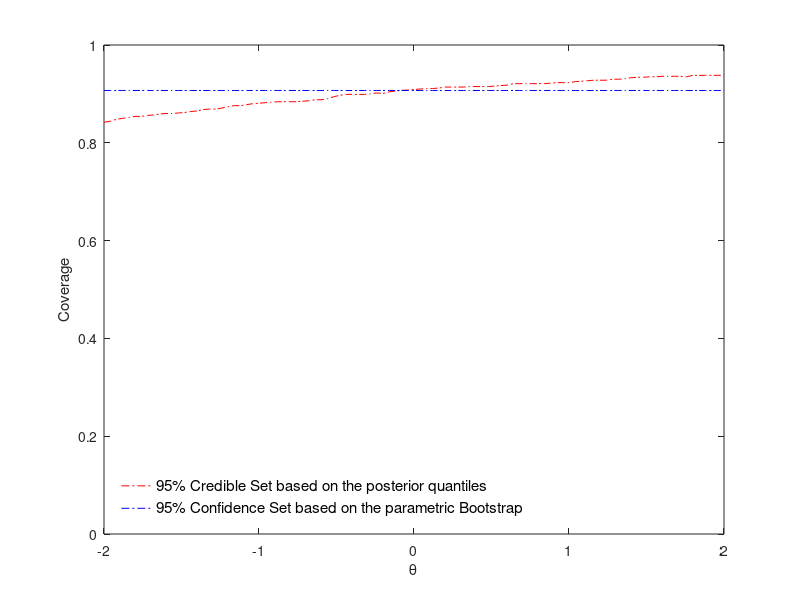

MATLAB code for this plot: (Note: this script raises an error after producing the figure.)
% ----------------------------------------------------------------------------
% Max Value Example
% ----------------------------------------------------------------------------
% Description:  This file comptutes the plots for Figures 1 and 2 in the
%   online appendix to Kitagawa, Montiel-Olea, Payne. "Posterior Distribution of
%   Non-Differential Functions". (2016).
% ----------------------------------------------------------------------------
% Authors:      Toru Kitagawa (t.kitagawa@ucl.ac.uk),
%               Jose-Luis Montiel-Olea (montiel.olea@nyu.edu), and
%               Jonathan Payne (jep459@nyu.edu)
% ----------------------------------------------------------------------------


%% ----------------------------------------------------------------------------
% 0. Set up
% ----------------------------------------------------------------------------

clear; clc;
rng('default') % Set random seed to default

% Define transformations
g=@(theta1,theta2)(max(theta1,theta2));
gprime=@(h1,h2,theta1,theta2)((theta1>theta2)*h1+(theta1<theta2)*h2+(theta1==theta2)*max(h1,h2));

% Posterior precision
lambda2=1;

% Parameters from statistical model
sigma = [1,0;0,1];

% Loop parameters
n = 100; % Sample size
nZ = 100; % Number of draws to estimate parametric bootstrap
I = 1000; % Number of samples [Set to 10000 in paper]
IZn = 1000; % Number of draws from posterior [Set to 10000 in paper]
J = 101; % Number of points in grid for theta
width = 2;

ifig = 1;

% Generate random variables for sampling from the posterior or bootstrap
Z = mvnrnd(zeros(2,1),eye(2), nZ)';

% Adjustment parameter for Hong method
delta=1/4;

% Indicator variables (to indicate which sections of the code are run)
covtheta12equal = 1;
covHong = 1;
credHong = 1;

%% ------------------------------------------------------------
% Figure 1: Coverage probabilities for:
%   \theta_1 = \theta_2
% ------------------------------------------------------------
if covtheta12equal == 1

    for nt = [100, 200, 300, 1000]
        % 1.1. Set up containers for quantiles
        cposthigh = zeros(J, I); % Container for upper quantiles of posterior
        cpostlow = zeros(J, I); % Container for lower quantiles of posterior
        cboothigh = zeros(J, I); % Container for upper quantiles of bootstrap
        cbootlow = zeros(J, I); % Container for lower quantiles of bootstrap

        % 1.2. Generate data sequence
        theta = [linspace(-width,width,J)', linspace(-width,width,J)']; % Grid for the parameter space
        sigma=[1,0;0,1];
        thetaML = zeros(2,I,J);
        Zstar = mvnrnd(zeros(2,1), sigma, I)';

        % 1.3. Calculate quantiles
        for j = 1:J
            j
            % Generate data
            thetaML(:,:,j) = bsxfun(@plus, nt^(-0.5)*Zstar, theta(j,:)');
            % Calculate quantiles for the posterior
            post = g(bsxfun(@plus,Z(1,:)/((nt+lambda2)^.5), (nt/(nt+lambda2))*reshape(thetaML(1,:,j), [I,1])),...
                bsxfun(@plus,Z(2,:)/((nt+lambda2)^.5), (nt/(nt+lambda2))*reshape(thetaML(2,:,j), [I,1])));
            cposthigh(j, :) = reshape(quantile(post, .975,2),[1,I]);
            cpostlow(j, :) = reshape(quantile(post, .0275,2),[1,I]);
            % Calculate quantiles for the bootstrap
            boot = g(bsxfun(@plus,Z(1,:)/((nt)^.5), reshape(thetaML(1,:,j), [I,1])),...
                bsxfun(@plus,Z(2,:)/((nt)^.5), reshape(thetaML(2,:,j), [I,1])));
            cboothigh(j, :) = reshape(quantile(boot, .975,2),[1,I]);
            cbootlow(j, :) = reshape(quantile(boot, .0275,2),[1,I]);
        end
        coveragepost = mean(bsxfun(@le,cpostlow,g(theta(:,1),theta(:,2))).*...
            bsxfun(@le,g(theta(:,1),theta(:,2)),cposthigh),2);
        coverageboot = mean(bsxfun(@le,cbootlow,g(theta(:,1),theta(:,2))).*...
            bsxfun(@le,g(theta(:,1),theta(:,2)),cboothigh),2);

        % 1.4. Report the coverage
        figure(ifig);
        plot(theta(:,1),coveragepost,'-.red'); hold on
        plot(theta(:,1),coverageboot,'-.blue'); hold on
        axis([-2 2 0 1])
        legend({'95% Credible Set based on the posterior quantiles','95% Confidence Set based on the parametric Bootstrap'},'Location','Southwest','FontSize',11);
        legend('boxoff')
        xlabel('\theta')
        ylabel('Coverage')
        hold off
        saveTightFigure(figure(ifig), strcat('max4_','lambda2=',num2str(lambda2),'_n=',num2str(nt),'_M=',num2str(theta(end,1)),'_CoverageThetaEqual.pdf'));
        ifig = ifig + 1;
    end
end

%% ------------------------------------------------------------
% Figures 2: Hong Coverage
% Heat map: \theta_1 \in (-width, width) and \theta_2 \in (-width, width)
% ------------------------------------------------------------

if covHong == 1
    % 2.1. Set up containers for quantiles
    chonghigh = zeros(J, I); % Container for upper quantiles of posterior
    chonglow = zeros(J, I); % Container for lower quantiles of posterior
    CovMatrix = zeros(J, J);

    % 2.2. Generate data sequence
    theta1 = linspace(-width,width,J)';
    theta2 = linspace(-width,width,J)';
    sigma=[1,0;0,1];
    thetaML = zeros(2,I,J);
    thetaMLij = zeros(2,I);
    Zstar = mvnrnd(zeros(2,1), sigma, I)';

    sigma=[1,0;0,1];
    Znstar=mvnrnd(zeros(2,1), sigma, IZn);

    delta=1/4;

    % 2.3. Calculate quantiles
    for j1 = 1:J
        j1
        for j2 = 1:J
            % Generate data given the theta = [theta1(j1); theta2(j2)]
            thetaMLij = bsxfun(@plus, n^(-0.5)*Zstar, [theta1(j1); theta2(j2)]);
            % Calculate Hong approximate random variable
            Honginput1 = bsxfun(@plus, thetaMLij(1,:),Znstar(:,1)/(n^(0.5-delta))); % size = (IZn x I)
            Honginput2 = bsxfun(@plus, thetaMLij(2,:),Znstar(:,2)/(n^(0.5-delta))); % size = (IZn x I)
            Hongapprox = n^(0.5-delta)*bsxfun(@plus, g(Honginput1,Honginput2),-g(thetaMLij(1,:),thetaMLij(2,:)));
            % Calculate quantiles for the hong approach
            gthetahat = g(thetaMLij(1,:), thetaMLij(2,:));
            cvs=bsxfun(@plus,-n^(-0.5)*quantile(Hongapprox,[.025,.975],1), gthetahat);
            CovMatrix(j1,j2) = mean(bsxfun(@le,cvs(2,:),g(theta1(j1),theta1(j2))).*...
                bsxfun(@le,g(theta1(j1),theta1(j2)),cvs(1,:)),2);
        end
    end

    % 2.4. Report the coverage
    figure(ifig);
    colormap('hot');
    scale = [0.6 1];
    imagesc(theta1,theta2,CovMatrix, scale);
    set(gca,'YDir','normal')
    colorbar;
    xlabel('$\theta_1$','Interpreter','latex');
    ylabel('$\theta_2$','Interpreter','latex');
    saveTightFigure(figure(ifig), strcat('max5_','lambda2=',num2str(lambda2),'_n=',num2str(n),'_CovHongHeat.pdf'));
    ifig = ifig + 1;

end

%% ------------------------------------------------------------
% Figures 3: Hong Credibility (Using Posterior Distribution)
% Heat map: \theta_1 \in (-width, width) and \theta_2 \in (-width, width)
% ------------------------------------------------------------
if credHong == 1
    thetahat1 = linspace(-2,2,J)'; % Possible values for thetahat1
    thetahat2 = linspace(-2,2,J)'; % Possible values for thetahat2
    CredMatrix = zeros(J,J); % Will hold credibility values

    for j2 = 1:J
        j2
        % Define thetahat
        thetahat = [thetahat1, thetahat2(j2)*ones(1,J)']';

        % Calculate posterior quantiles
        Znstar = mvnrnd(zeros(2,1), sigma, I); % Draws of Znstar for calculating the Hong quantiles
        Honginput1 = bsxfun(@plus, (n^(delta)*lambda2/(n+lambda2) + 1)*thetahat(1,:),Znstar(:,1)/(n^(-delta)*(n+lambda2)^(0.5)));
        Honginput2 = bsxfun(@plus, (n^(delta)*lambda2/(n+lambda2) + 1)*thetahat(2,:),Znstar(:,2)/(n^(-delta)*(n+lambda2)^(0.5)));
        Hongapprox = n^(0.5-delta)*bsxfun(@plus, g(Honginput1,Honginput2),-g(thetahat(1,:),thetahat(2,:)));
        gthetahat = g(thetahat(1,:), thetahat(2,:));
        cvs = bsxfun(@plus,-n^(-0.5)*quantile(Hongapprox,[.025,.975],1), gthetahat);

        % Generate draws from the posterior
        ZP = mvnrnd(zeros(2,1), sigma, IZn); % Draws to build the posterior
%         ZP = Znstar;
        input1 = bsxfun(@plus, thetahat(1,:)*n/(n+lambda2), ZP(:,1)*(n+lambda2)^(-0.5));
        input2 = bsxfun(@plus, thetahat(2,:)*n/(n+lambda2), ZP(:,2)*(n+lambda2)^(-0.5));
        gpost = g(input1,input2);

        CredMatrix(:,j2)=mean(bsxfun(@le,gpost,cvs(1,:)).*bsxfun(@ge,gpost,cvs(2,:)))';
    end

    figure(ifig)
    colormap('hot');
    scale = [0.6 1];
    imagesc(thetahat1, thetahat2, CredMatrix, scale);
    set(gca,'YDir','normal')
    colorbar;
    xlabel('$\hat{\theta}_1$','Interpreter','latex');
    ylabel('$\hat{\theta}_2$','Interpreter','latex');
    saveTightFigure(figure(ifig), strcat('max6_','lambda2=',num2str(lambda2),'_n=',num2str(n),'_M=',num2str(thetahat(end,1)),'_CredThetaHeatboth.pdf'));
    ifig = ifig + 1;

end
